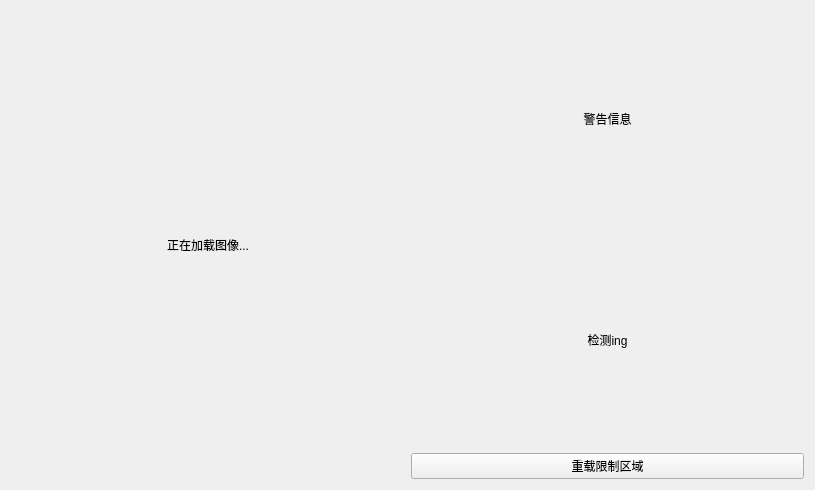
<?xml version="1.0" encoding="UTF-8"?>
<ui version="4.0">
 <class>guiYoLoCVClass</class>
 <widget class="QMainWindow" name="guiYoLoCVClass">
  <property name="geometry">
   <rect>
    <x>0</x>
    <y>0</y>
    <width>815</width>
    <height>490</height>
   </rect>
  </property>
  <property name="windowTitle">
   <string>guiYoLoCV</string>
  </property>
  <widget class="QWidget" name="centralWidget">
   <property name="sizePolicy">
    <sizepolicy hsizetype="Expanding" vsizetype="Expanding">
     <horstretch>0</horstretch>
     <verstretch>0</verstretch>
    </sizepolicy>
   </property>
   <layout class="QHBoxLayout" name="horizontalLayout">
    <item>
     <widget class="QLabel" name="videoLabel">
      <property name="sizePolicy">
       <sizepolicy hsizetype="Expanding" vsizetype="Expanding">
        <horstretch>0</horstretch>
        <verstretch>0</verstretch>
       </sizepolicy>
      </property>
      <property name="text">
       <string>正在加载图像...</string>
      </property>
      <property name="alignment">
       <set>Qt::AlignCenter</set>
      </property>
     </widget>
    </item>
    <item>
     <layout class="QVBoxLayout" name="verticalLayout" stretch="0,0,0">
      <item>
       <widget class="QLabel" name="WarnLabel">
        <property name="sizePolicy">
         <sizepolicy hsizetype="Expanding" vsizetype="Expanding">
          <horstretch>0</horstretch>
          <verstretch>0</verstretch>
         </sizepolicy>
        </property>
        <property name="text">
         <string>警告信息</string>
        </property>
        <property name="alignment">
         <set>Qt::AlignCenter</set>
        </property>
       </widget>
      </item>
      <item>
       <widget class="QLabel" name="infoLabel">
        <property name="sizePolicy">
         <sizepolicy hsizetype="Expanding" vsizetype="Expanding">
          <horstretch>0</horstretch>
          <verstretch>0</verstretch>
         </sizepolicy>
        </property>
        <property name="text">
         <string>检测ing</string>
        </property>
        <property name="alignment">
         <set>Qt::AlignCenter</set>
        </property>
       </widget>
      </item>
      <item>
       <widget class="QPushButton" name="overloadAreaPushButton">
        <property name="text">
         <string>重载限制区域</string>
        </property>
       </widget>
      </item>
     </layout>
    </item>
   </layout>
  </widget>
 </widget>
 <layoutdefault spacing="6" margin="11"/>
 <resources>
  <include location="guiYoLoCV.qrc"/>
 </resources>
 <connections/>
</ui>
